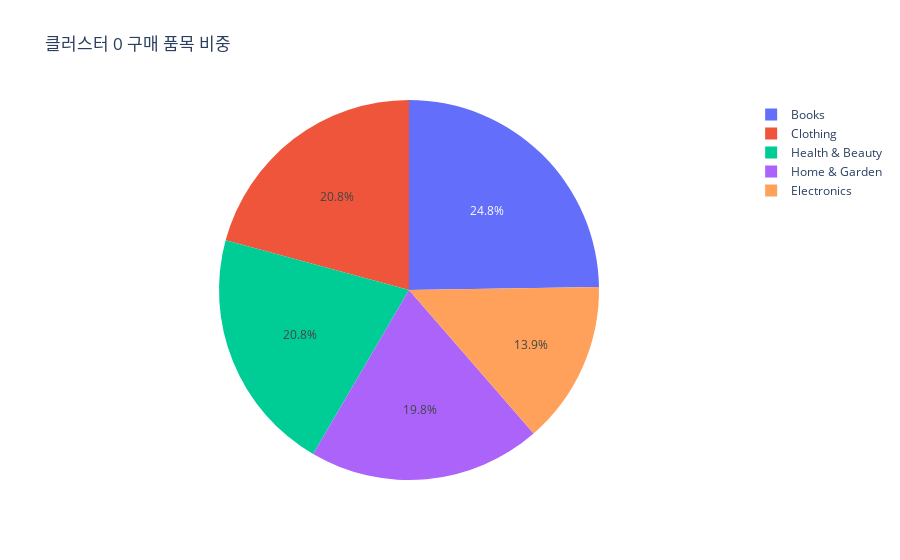
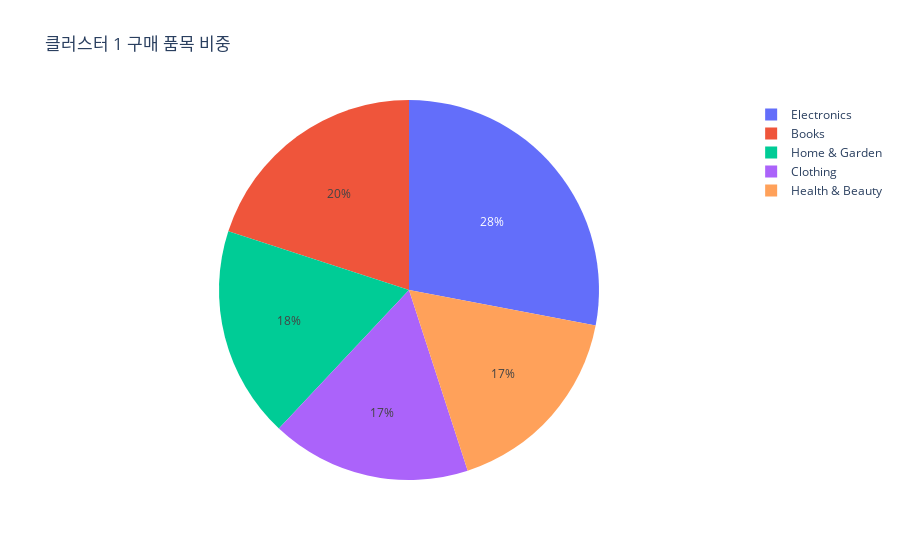
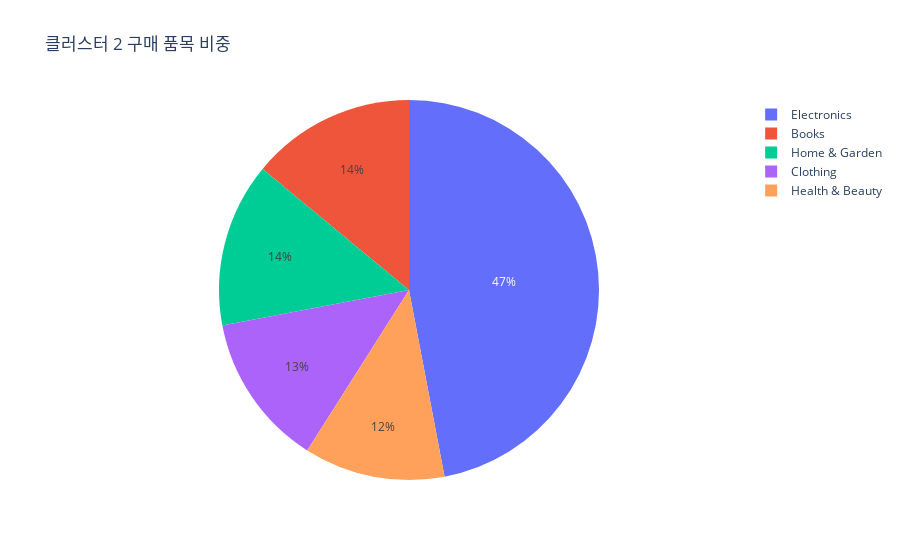
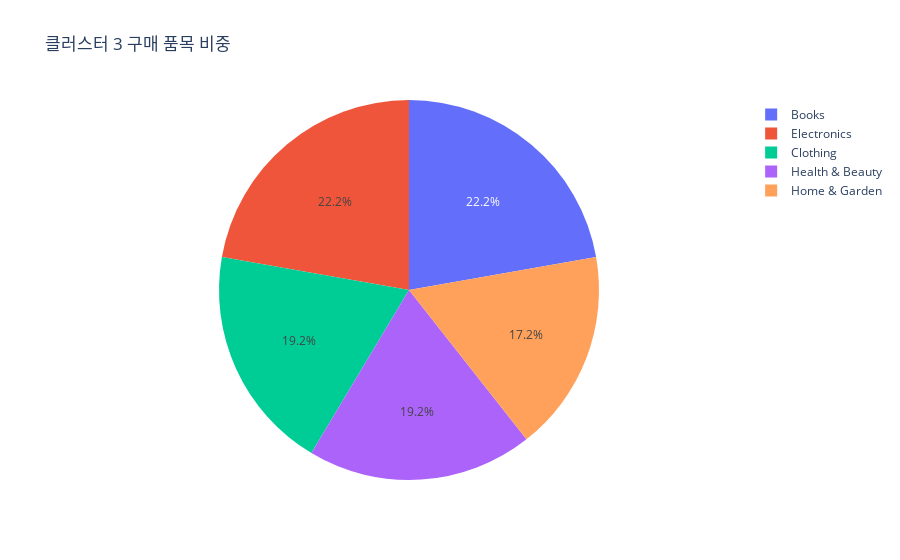

Notebook source saved alongside these figures, in order:
### Code cell
for cluster in category_by_cluster['cluster_plus'].unique():
    # 해당 클러스터의 데이터 선택
    data = category_by_cluster[category_by_cluster['cluster_plus'] == cluster]
    
    # 막대그래프 생성
    fig = go.Figure(data=[go.Pie(labels=data['Category'], values=data['n_ratio_in_cluster'])])
    
    # 그래프 레이아웃 설정
    fig.update_layout(title=f'클러스터 {cluster} 구매 품목 비중',
                      xaxis_title='카테고리',
                      yaxis_title='Count')
    
    # 그래프 출력
    fig.show()

### Figure 1 — Plotly figure (JSON) as saved in the notebook; plotly's stock layout.template omitted (floating-point values rounded to 4 significant figures)
{"data": [{"labels": ["Books", "Clothing", "Electronics", "Health & Beauty", "Home & Garden"], "type": "pie", "values": [0.25, 0.21, 0.14, 0.21, 0.2]}], "layout": {"title": {"text": "클러스터 0 구매 품목 비중"}, "xaxis": {"title": {"text": "카테고리"}}, "yaxis": {"title": {"text": "Count"}}}}

### Figure 2 — Plotly figure (JSON) as saved in the notebook; plotly's stock layout.template omitted (floating-point values rounded to 4 significant figures)
{"data": [{"labels": ["Books", "Clothing", "Electronics", "Health & Beauty", "Home & Garden"], "type": "pie", "values": [0.2, 0.17, 0.28, 0.17, 0.18]}], "layout": {"title": {"text": "클러스터 1 구매 품목 비중"}, "xaxis": {"title": {"text": "카테고리"}}, "yaxis": {"title": {"text": "Count"}}}}

### Figure 3 — Plotly figure (JSON) as saved in the notebook; plotly's stock layout.template omitted (floating-point values rounded to 4 significant figures)
{"data": [{"labels": ["Books", "Clothing", "Electronics", "Health & Beauty", "Home & Garden"], "type": "pie", "values": [0.14, 0.13, 0.47, 0.12, 0.14]}], "layout": {"title": {"text": "클러스터 2 구매 품목 비중"}, "xaxis": {"title": {"text": "카테고리"}}, "yaxis": {"title": {"text": "Count"}}}}

### Figure 4 — Plotly figure (JSON) as saved in the notebook; plotly's stock layout.template omitted (floating-point values rounded to 4 significant figures)
{"data": [{"labels": ["Books", "Clothing", "Electronics", "Health & Beauty", "Home & Garden"], "type": "pie", "values": [0.22, 0.19, 0.22, 0.19, 0.17]}], "layout": {"title": {"text": "클러스터 3 구매 품목 비중"}, "xaxis": {"title": {"text": "카테고리"}}, "yaxis": {"title": {"text": "Count"}}}}
